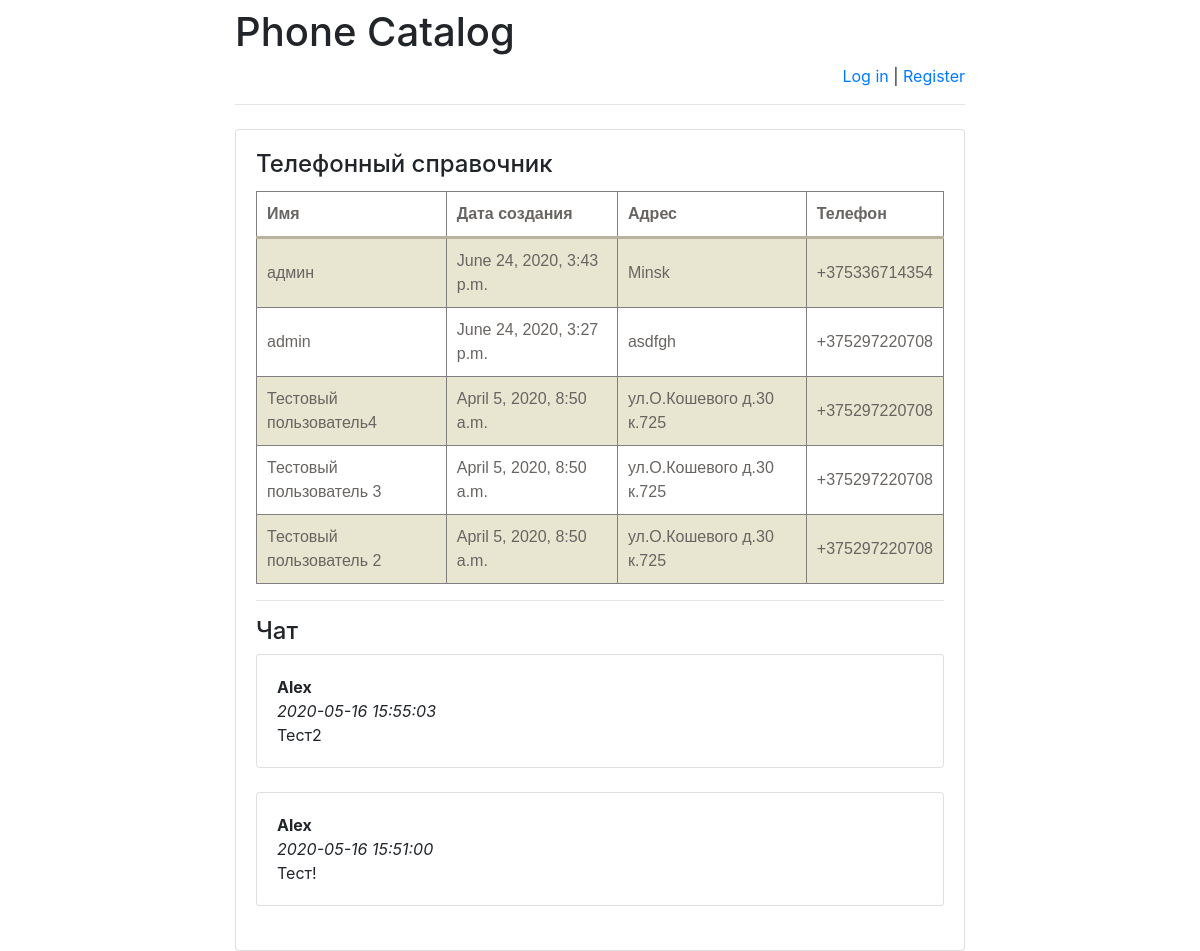
/PhoneCatalog/, run on the app's committed database.
### PhoneCatalog/models.py (models this page shows)
class PhoneCatalog(models.Model):
    Name = models.CharField(max_length=255)
    RegDate = models.DateTimeField('date published')
    Address = models.CharField(max_length=255)
    Phone = models.CharField(max_length=30)

class Message(models.Model):
    author = models.ForeignKey(
        User, verbose_name='Пользователь', on_delete=models.CASCADE)
    message = models.TextField('Сообщение')
    pub_date = models.DateTimeField(
        'Дата сообщения', default=timezone.now)

### PhoneCatalog/views.py (the view)
def index(request):
    message = None
    if "message" in request.GET:
        message = request.GET["message"]
    return render(
        request,
        "index.html",
        {
            "latest_phoneCatalog":
                PhoneCatalog.objects.order_by('-RegDate')[:5],
            "message": message,
            "latest_messages":
                Message.objects.order_by('-pub_date')[:5]
        }
    )

### PhoneCatalog/templates/Index.html (shortened to what this page needs)
<!DOCTYPE html>
<html lang="en">
<head>
</head>
<body>
{% extends 'base.html' %}
{% block main %}
    <h4 class="card-title">Телефонный справочник</h4>
{% if latest_phoneCatalog %}
    <table border="1">
    <tr>
        <th>Имя</th>
        <th>Дата создания</th>
        <th>Адрес</th>
        <th>Телефон</th>
    </tr>
        {% for PhoneCatalog in latest_phoneCatalog %}
            <tr>
                <td>
                    {{ PhoneCatalog.Name }}
                </td>
            <td>
                    {{ PhoneCatalog.RegDate }}
                </td>
            <td>
                    {{ PhoneCatalog.Address }}
                </td>
            <td>
                    {{ PhoneCatalog.Phone }}
                </td>
            </tr>
        {% endfor %}
    </table>
{% else %}
    <p>Справочник пустой.</p>
{% endif %}
<hr>
<h4>Чат</h4>
<div id="history">
    {% for message in latest_messages %}
        <div class="card">
        <div class="card-body">
            <strong>
                {{ message.author.username }}
            </strong>
            <br/>
            <em>
                {{ message.pub_date|date:'Y-m-d H:i:s' }}
            </em>
            <br/>
            {{ message.message }}
        </div>
        </div>
        <br/>
    {% endfor %}
</div>
{% endblock %}

### PhoneCatalog/templates/Index.html (style rules this page uses)
table { font-family: "Lucida Sans Unicode", "Lucida Grande", Sans-Serif; border-collapse: collapse; color: #686461; }
th { border-bottom: 3px solid #B9B29F; padding: 10px; text-align: left; }
td { padding: 10px; }
tr:nth-child(odd) { background: white; }
tr:nth-child(even) { background: #E8E6D1; }

### data on the page
PhoneCatalog: Name "админ", RegDate "June 24, 2020, 3:43 p.m.", Address "Minsk", Phone "+375336714354"
PhoneCatalog: Name "admin", RegDate "June 24, 2020, 3:27 p.m.", Address "asdfgh", Phone "+375297220708"
PhoneCatalog: Name "Тестовый пользователь4", RegDate "April 5, 2020, 8:50 a.m.", Address "ул.О.Кошевого д.30 к.725", Phone "+375297220708"
PhoneCatalog: Name "Тестовый пользователь 3", RegDate "April 5, 2020, 8:50 a.m.", Address "ул.О.Кошевого д.30 к.725", Phone "+375297220708"
PhoneCatalog: Name "Тестовый пользователь 2", RegDate "April 5, 2020, 8:50 a.m.", Address "ул.О.Кошевого д.30 к.725", Phone "+375297220708"
Message: author.username "Alex", pub_date "2020-05-16 15:55:03", message "Тест2"
Message: author.username "Alex", pub_date "2020-05-16 15:51:00", message "Тест!"
